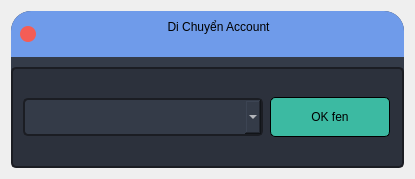
<?xml version="1.0" encoding="UTF-8"?>
<ui version="4.0">
 <class>Dialog</class>
 <widget class="QDialog" name="Dialog">
  <property name="geometry">
   <rect>
    <x>0</x>
    <y>0</y>
    <width>415</width>
    <height>179</height>
   </rect>
  </property>
  <property name="windowTitle">
   <string>Dialog</string>
  </property>
  <layout class="QVBoxLayout" name="verticalLayout">
   <item>
    <widget class="QWidget" name="widget" native="true">
     <property name="styleSheet">
      <string notr="true">#widget{

	background-color: rgb(52, 59, 72);
border-radius: 20px;
	
}</string>
     </property>
     <layout class="QVBoxLayout" name="verticalLayout_2">
      <property name="spacing">
       <number>10</number>
      </property>
      <property name="leftMargin">
       <number>0</number>
      </property>
      <property name="topMargin">
       <number>0</number>
      </property>
      <property name="rightMargin">
       <number>0</number>
      </property>
      <property name="bottomMargin">
       <number>0</number>
      </property>
      <item>
       <widget class="QFrame" name="frame">
        <property name="minimumSize">
         <size>
          <width>0</width>
          <height>46</height>
         </size>
        </property>
        <property name="maximumSize">
         <size>
          <width>16777215</width>
          <height>46</height>
         </size>
        </property>
        <property name="styleSheet">
         <string notr="true">background-color: rgb(111, 155, 234);
border-top-left-radius: 20px;
border-top-right-radius: 20px;

</string>
        </property>
        <property name="frameShape">
         <enum>QFrame::StyledPanel</enum>
        </property>
        <property name="frameShadow">
         <enum>QFrame::Raised</enum>
        </property>
        <layout class="QHBoxLayout" name="horizontalLayout">
         <item>
          <widget class="QPushButton" name="pushButton_close_2">
           <property name="minimumSize">
            <size>
             <width>16</width>
             <height>16</height>
            </size>
           </property>
           <property name="maximumSize">
            <size>
             <width>16</width>
             <height>16</height>
            </size>
           </property>
           <property name="toolTip">
            <string>C l o se</string>
           </property>
           <property name="toolTipDuration">
            <number>0</number>
           </property>
           <property name="statusTip">
            <string>C l o se</string>
           </property>
           <property name="styleSheet">
            <string notr="true">QPushButton {
	background-color: rgb(244, 93, 86);
	border-radius:8px;
}
QPushButton::hover {
	background-color: rgb(195, 0, 0);
	border-radius:8px;
}</string>
           </property>
           <property name="text">
            <string/>
           </property>
          </widget>
         </item>
         <item alignment="Qt::AlignTop">
          <widget class="QLabel" name="label">
           <property name="layoutDirection">
            <enum>Qt::LeftToRight</enum>
           </property>
           <property name="styleSheet">
            <string notr="true">font: 9pt &quot;Alata&quot;;</string>
           </property>
           <property name="text">
            <string>Di Chuyển Account</string>
           </property>
           <property name="alignment">
            <set>Qt::AlignCenter</set>
           </property>
          </widget>
         </item>
        </layout>
       </widget>
      </item>
      <item>
       <widget class="QWidget" name="widget_3" native="true">
        <property name="minimumSize">
         <size>
          <width>0</width>
          <height>100</height>
         </size>
        </property>
        <property name="maximumSize">
         <size>
          <width>16777215</width>
          <height>16777215</height>
         </size>
        </property>
        <property name="styleSheet">
         <string notr="true">#widget_3{
	background-color: rgb(44, 49, 60);
	border-radius: 5px;
	border: 2px solid rgb(27, 29, 35);
	padding-left: 10px;
}

QPushButton:pressed {
    background-color: qlineargradient(spread:pad, x1:0, y1:0, x2:0, y2:1,   stop:0 rgba(60, 186, 162, 255), stop:1 rgba(98, 211, 162, 255))
}
QPushButton {
     background-color: #3cbaa2; border: 1px solid black;
     border-radius: 5px;
}

QPushButton:disabled {
    background-color: rgb(170, 170, 127)
}
QLineEdit {
color: rgb(255, 255, 255);
	border-radius: 5px;
	border: 2px solid rgb(27, 29, 35);
	padding-left: 10px;
}
QLineEdit:hover {
	border: 2px solid rgb(64, 71, 88);
}
QLineEdit:focus {
	border: 2px solid rgb(91, 101, 124);
}</string>
        </property>
        <layout class="QHBoxLayout" name="horizontalLayout_26">
         <property name="spacing">
          <number>5</number>
         </property>
         <property name="leftMargin">
          <number>10</number>
         </property>
         <property name="topMargin">
          <number>0</number>
         </property>
         <property name="rightMargin">
          <number>10</number>
         </property>
         <property name="bottomMargin">
          <number>0</number>
         </property>
         <item>
          <widget class="QComboBox" name="comboBox">
           <property name="minimumSize">
            <size>
             <width>200</width>
             <height>38</height>
            </size>
           </property>
           <property name="maximumSize">
            <size>
             <width>240</width>
             <height>16777215</height>
            </size>
           </property>
           <property name="styleSheet">
            <string notr="true">QComboBox{
background-color: rgb(52, 59, 72);
color: rgb(255, 255, 255);
	border-radius: 5px;
	border: 2px solid rgb(27, 29, 35);
	padding: 5px;
	padding-left: 10px;
}
QComboBox:hover{
	border: 2px solid rgb(64, 71, 88);
}
QComboBox QAbstractItemView {
color: rgb(170, 0, 255);
	background-color: rgb(239, 238, 254);
	padding: 10px;
	selection-background-color: rgb(39, 44, 54);
	border:none
}</string>
           </property>
          </widget>
         </item>
         <item>
          <widget class="QPushButton" name="pushButton">
           <property name="minimumSize">
            <size>
             <width>120</width>
             <height>40</height>
            </size>
           </property>
           <property name="maximumSize">
            <size>
             <width>120</width>
             <height>16777215</height>
            </size>
           </property>
           <property name="text">
            <string>OK fen</string>
           </property>
          </widget>
         </item>
        </layout>
       </widget>
      </item>
     </layout>
    </widget>
   </item>
  </layout>
 </widget>
 <resources/>
 <connections>
  <connection>
   <sender>pushButton_close_2</sender>
   <signal>clicked()</signal>
   <receiver>Dialog</receiver>
   <slot>close()</slot>
   <hints>
    <hint type="sourcelabel">
     <x>30</x>
     <y>35</y>
    </hint>
    <hint type="destinationlabel">
     <x>0</x>
     <y>-30</y>
    </hint>
   </hints>
  </connection>
 </connections>
</ui>
